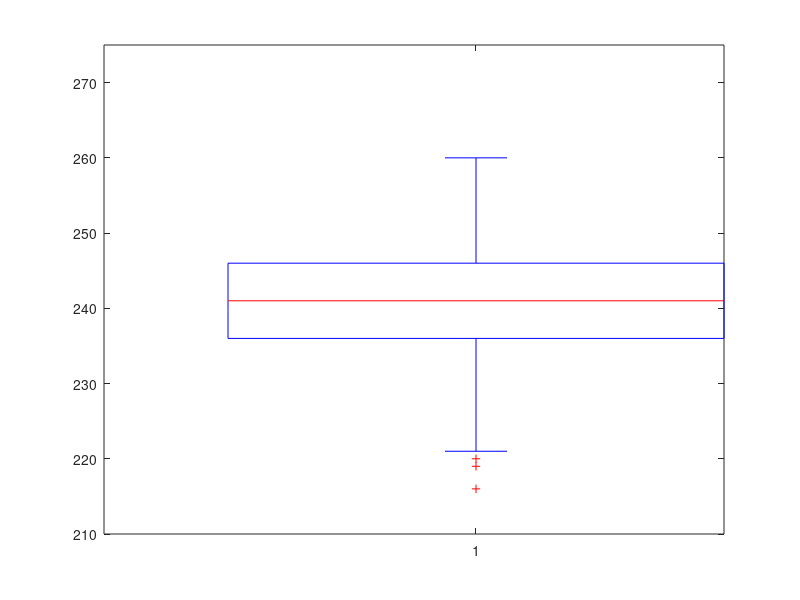

Source code (MATLAB): (Note: this script raises an error after producing the figure.)

% Simulation
tic 

N = 150;
L = 1000;
Vmin = 1;
Vmax = 2;
Ts = 86400;

X=cell(1,N);
T=cell(1,N);
V=cell(1,N);


for n = [1:N]

    Mn = [unifrnd(0,L), unifrnd(0,L)];
    Tn=[0];
    Vn=[unifrnd(Vmin,Vmax)];
    Xn = [Mn, Tn];


    while Tn<Ts
        M = [unifrnd(0,L), unifrnd(0,L)];
        Xn=[Xn; M, Tn(end)+norm(M-Mn)/Vn(end)];
        Tn=[Tn; Tn(end)+norm(M-Mn)/Vn(end)];
        Vn=[Vn; unifrnd(Vmin,Vmax)];
        Mn=M;
    end
    
    X{1,n} = Xn;
    T{1,n} = Tn;
    V{1,n} = Vn;
end 

toc

% 1. computes and displays the mean, the minimum and the maximum number of waypoints reached by the 
% different mobiles for only one simulation run

sizesX = [];

for n = [1:N]
    sizesX = [sizesX, length(X{1,n}(:,1))];
end

figure(4)
boxplot(sizesX);
hold on
ylim([210 275]);
scatter(1,min(sizesX),'d', 'filled','b');
scatter(1,max(sizesX),'d','filled','r');


% 2. displays the trajectory and waypoints of one user; of 5 users.
figure(5)
subplot(2,1,1)
plot(X{1,1}(:,1),X{1,1}(:,2),'-')
title("Course of one user")

subplot(2,1,2)
plot(X{1,1}(:,1),X{1,1}(:,2),'.')
title("Waypoints of one user")


figure(6)
subplot(2,1,1)
hold on
plot(X{1,30}(:,1),X{1,30}(:,2),'-')
plot(X{1,60}(:,1),X{1,60}(:,2),'-')
plot(X{1,90}(:,1),X{1,90}(:,2),'-')
plot(X{1,120}(:,1),X{1,120}(:,2),'-')
plot(X{1,150}(:,1),X{1,150}(:,2),'-')
title("Course of 5 users")
hold off
subplot(2,1,2)
hold on
plot(X{1,30}(:,1),X{1,30}(:,2),'.')
plot(X{1,60}(:,1),X{1,60}(:,2),'.')
plot(X{1,90}(:,1),X{1,90}(:,2),'.')
plot(X{1,120}(:,1),X{1,120}(:,2),'.')
plot(X{1,150}(:,1),X{1,150}(:,2),'.')
title("Waypoints of 5 users")
hold off
